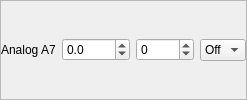
                 <widget class="QFrame" name="frmAnalog3">
                  <property name="frameShape">
                   <enum>QFrame::StyledPanel</enum>
                  </property>
                  <property name="frameShadow">
                   <enum>QFrame::Raised</enum>
                  </property>
                  <layout class="QHBoxLayout" name="horizontalLayout_10">
                   <property name="spacing">
                    <number>6</number>
                   </property>
                   <property name="leftMargin">
                    <number>0</number>
                   </property>
                   <property name="topMargin">
                    <number>0</number>
                   </property>
                   <property name="rightMargin">
                    <number>0</number>
                   </property>
                   <property name="bottomMargin">
                    <number>0</number>
                   </property>
                   <item>
                    <widget class="QLabel" name="lblAn7">
                     <property name="sizePolicy">
                      <sizepolicy hsizetype="Maximum" vsizetype="Preferred">
                       <horstretch>0</horstretch>
                       <verstretch>0</verstretch>
                      </sizepolicy>
                     </property>
                     <property name="text">
                      <string>Analog A7</string>
                     </property>
                    </widget>
                   </item>
                   <item>
                    <widget class="QDoubleSpinBox" name="spnA3Gain">
                     <property name="decimals">
                      <number>1</number>
                     </property>
                     <property name="minimum">
                      <double>-3000.000000000000000</double>
                     </property>
                     <property name="maximum">
                      <double>3000.000000000000000</double>
                     </property>
                    </widget>
                   </item>
                   <item>
                    <widget class="QSpinBox" name="spnA3Off">
                     <property name="minimum">
                      <number>-2012</number>
                     </property>
                     <property name="maximum">
                      <number>2012</number>
                     </property>
                    </widget>
                   </item>
                   <item>
                    <widget class="QComboBox" name="cmbA3Ch">
                     <property name="sizePolicy">
                      <sizepolicy hsizetype="Maximum" vsizetype="Fixed">
                       <horstretch>0</horstretch>
                       <verstretch>0</verstretch>
                      </sizepolicy>
                     </property>
                     <item>
                      <property name="text">
                       <string>Off</string>
                      </property>
                     </item>
                     <item>
                      <property name="text">
                       <string>1</string>
                      </property>
                     </item>
                     <item>
                      <property name="text">
                       <string>2</string>
                      </property>
                     </item>
                     <item>
                      <property name="text">
                       <string>3</string>
                      </property>
                     </item>
                     <item>
                      <property name="text">
                       <string>4</string>
                      </property>
                     </item>
                     <item>
                      <property name="text">
                       <string>5</string>
                      </property>
                     </item>
                     <item>
                      <property name="text">
                       <string>6</string>
                      </property>
                     </item>
                     <item>
                      <property name="text">
                       <string>7</string>
                      </property>
                     </item>
                     <item>
                      <property name="text">
                       <string>8</string>
                      </property>
                     </item>
                     <item>
                      <property name="text">
                       <string>9</string>
                      </property>
                     </item>
                     <item>
                      <property name="text">
                       <string>10</string>
                      </property>
                     </item>
                     <item>
                      <property name="text">
                       <string>11</string>
                      </property>
                     </item>
                     <item>
                      <property name="text">
                       <string>12</string>
                      </property>
                     </item>
                     <item>
                      <property name="text">
                       <string>13</string>
                      </property>
                     </item>
                     <item>
                      <property name="text">
                       <string>14</string>
                      </property>
                     </item>
                     <item>
                      <property name="text">
                       <string>15</string>
                      </property>
                     </item>
                     <item>
                      <property name="text">
                       <string>16</string>
                      </property>
                     </item>
                    </widget>
                   </item>
                  </layout>
                 </widget>
